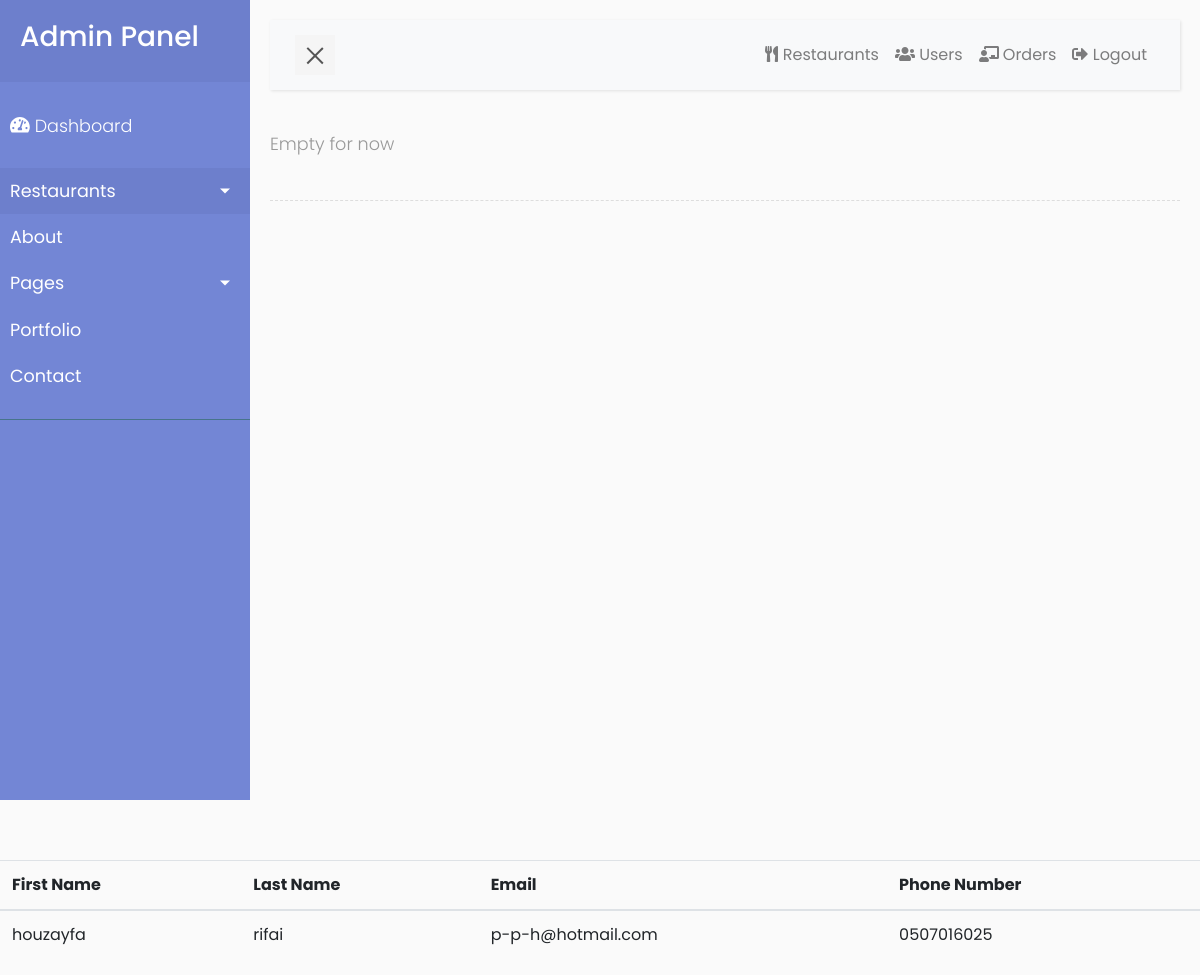
/admin/dashboard.php (signed in), run on an earlier commit of the app's database.
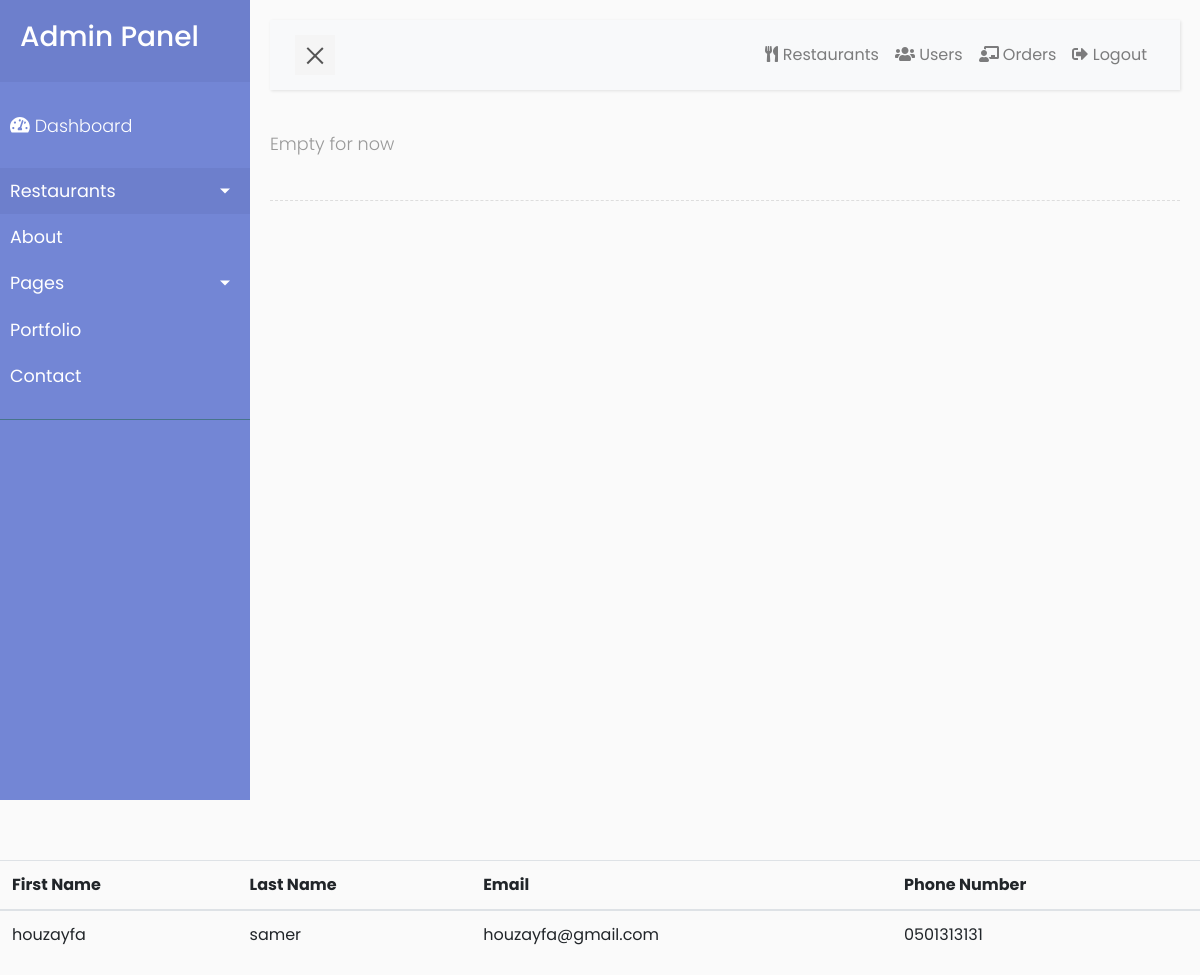
And on a later commit of the database.
### tables this page shows
CREATE TABLE `users` (
  `phone_number` varchar(50) NOT NULL,
  `first_name` varchar(255) NOT NULL,
  `last_name` varchar(255) NOT NULL,
  `email` varchar(255) NOT NULL,
  `password` varchar(255) NOT NULL,
  `group_id` tinyint(4) NOT NULL DEFAULT 0
);

### admin/dashboard.php (the view, shortened to what this page needs)
<?php
	if(!isset($_SESSION['admin_email'])){
		header('Location: index.php');
	}else{
		$connection = mysqli_connect(DB_HOST,
			DB_USERNAME, DB_PASSWORD, DB_NAME);
		$users_query = "SELECT * FROM users WHERE group_id = 0";
		$users_results = $connection->query($users_query);
		display_users($users_results);
	}
function display_users($users_results){
	echo "<table style=\" margin-top:60px;\" class=\"table\">
		  <thead>
		    <tr>
		      <th scope=\"col\">First Name</th>
		      <th scope=\"col\">Last Name</th>
		      <th scope=\"col\">Email</th>
		      <th scope=\"col\">Phone Number</th>
		    </tr>
		  </thead>
		  <tbody>";
		if(mysqli_num_rows($users_results) > 0) {
			while ($row = mysqli_fetch_array($users_results) ) {
				echo "<tr>
					      <td>{$row["first_name"]}</td>
					      <td>{$row["last_name"]}</td>
					      <td scope=\"row\">{$row["email"]}</td>
					      <td>{$row["phone_number"]}</td>
				    </tr>";
			}
			echo "
				  	</tbody>
					</table>";
		}else{
			echo "You have no users in your DB, perhaps you want to add a new user!";
		}
}
?>

What changed in the data, as far as the page shows it:
removed users: first_name "houzayfa", last_name "rifai", email "p-p-h@hotmail.com", phone_number "0507016025"
added users: first_name "houzayfa", last_name "samer", email "houzayfa@gmail.com", phone_number "0501313131"
